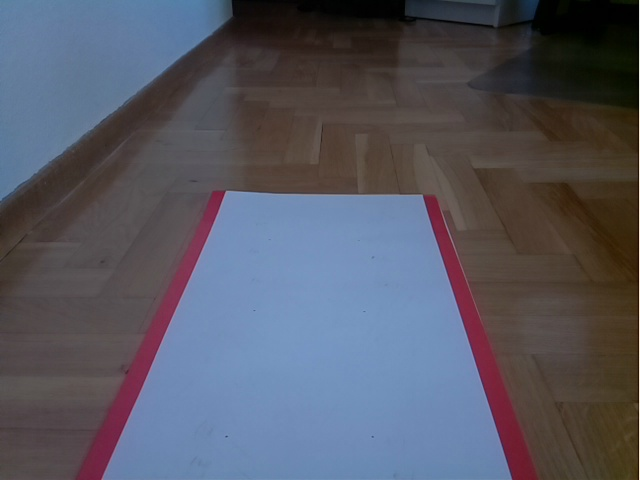
#> input picture pruebas/computer_vision/SelfDrivingVehicle/topic.jpg, 640 x 480 px
$ python -i detection_functions.py   (imports and definitions only)
#> lines starting #> are read from the running program, lines starting #| are printed output that depends on the picture; after the words box and inside, x2 and y2 are one past the last pixel; in counts of white or black regions, pixels touching at a corner belong together
#> further down, picture is the input picture: shape (480, 640, 3); mean B, G, R 99.3, 87.3, 85.7
import math
import numpy as np
import cv2 as cv


# [14 lines left out: function perspective_foto, not called in this run]


def detect_edges(frame):
    """
    En esta funcion detecta los bordes del frame, se le pasa la saturacion usada en el filtro canny
    """
    # Convert the image to grayscale
    gray = cv.cvtColor(frame, cv.COLOR_BGR2GRAY)
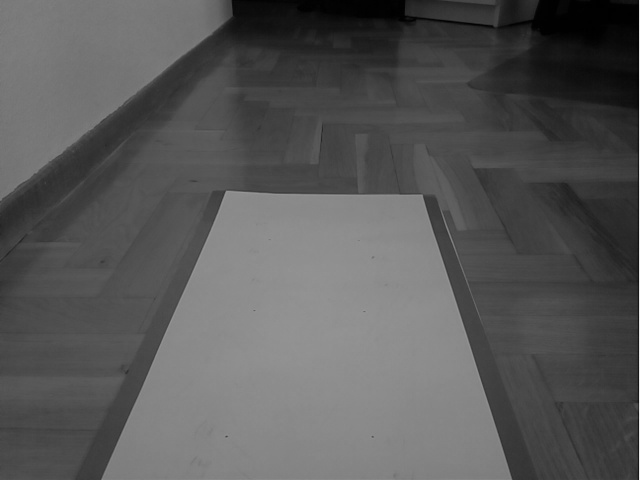
#> gray: shape (480, 640); min 0, max 235, mean 88.2

    # Invert the grayscale image to get black lines on white background
    inverted = cv.bitwise_not(gray)
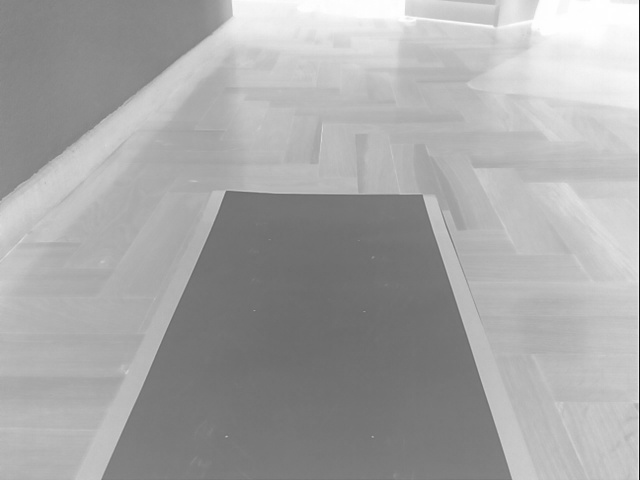
#> inverted: shape (480, 640); min 20, max 255, mean 166.8

    # Apply a threshold to detect white
    _, mask = cv.threshold(inverted, 220, 255, cv.THRESH_BINARY)
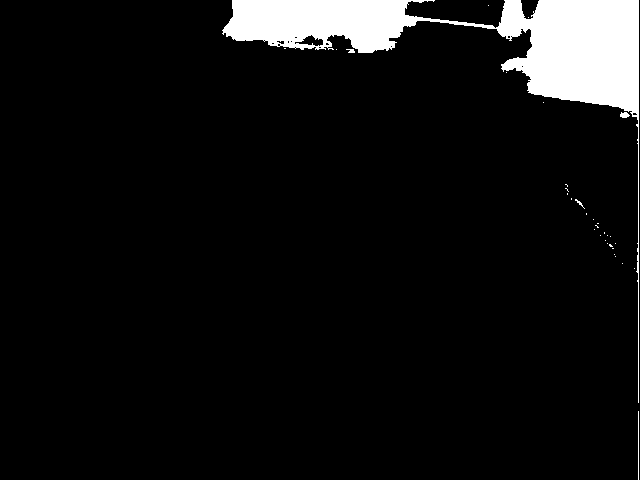
#> mask: shape (480, 640); 6.8% white; 33 white regions (28 under 20 px), largest, box (x1, y1, x2, y2) and area: (222, 0, 639, 403) 20814, (638, 411, 639, 480) 69, (620, 112, 630, 118) 44, (346, 49, 355, 53) 25, (575, 199, 585, 209) 23

    # Apply a blur to reduce noise
    blur = cv.GaussianBlur(mask, (5, 5), 0)

    edges = cv.Canny(blur, 50, 150)
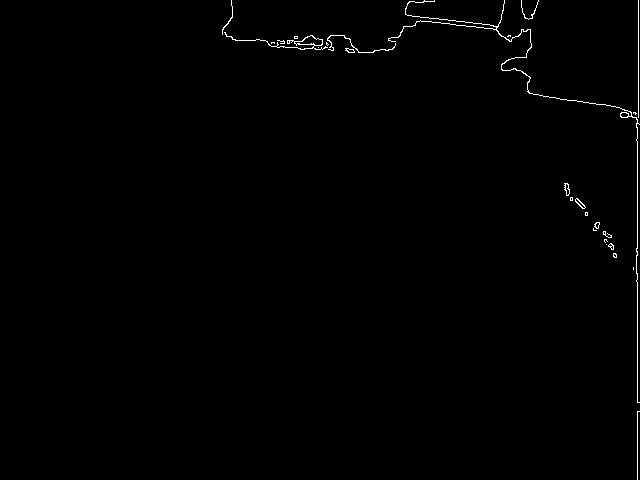
#> edges: shape (480, 640); 0.59% white in thin lines or dots, all inside (x1, y1, x2, y2) = (222, 0, 640, 480)

    return edges


# [118 lines left out: functions detect_line_segments, average_slope_intercept, make_points, display_lines, get_angle, not called in this run]

>>> import cv2
>>> picture = cv2.imread('../../../pruebas/computer_vision/SelfDrivingVehicle/topic.jpg')
>>> result = detect_edges(picture)

$ run again, on pruebas/computer_vision/SelfDrivingVehicle/frame_capturado.jpg
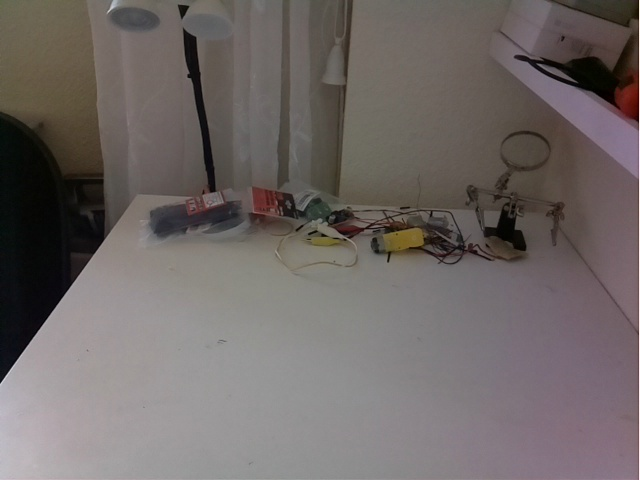
#> input picture pruebas/computer_vision/SelfDrivingVehicle/frame_capturado.jpg, 640 x 480 px
#> picture is the input picture: shape (480, 640, 3); mean B, G, R 101.9, 103.7, 111
#> in detect_edges, `_, mask = cv.threshold(inverted, 220, 255, cv.THRESH_BINARY)`:
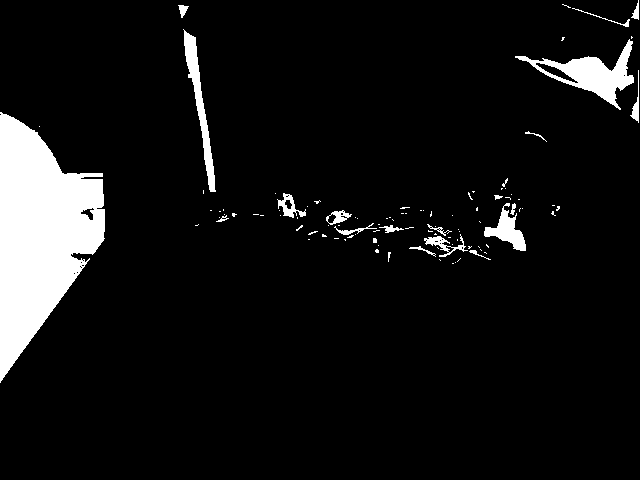
#> mask: shape (480, 640); 7.6% white; 102 white regions (81 under 20 px), largest, box (x1, y1, x2, y2) and area: (0, 112, 105, 383) 16644, (515, 39, 634, 110) 2497, (183, 29, 216, 192) 1340
#> in detect_edges, `edges = cv.Canny(blur, 50, 150)`:
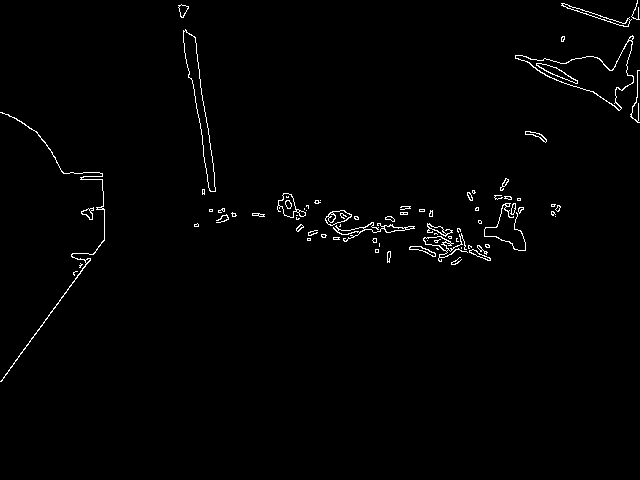
#> edges: shape (480, 640); 1.2% white in thin lines or dots, all inside (x1, y1, x2, y2) = (0, 0, 640, 382)

$ run again, on pruebas/computer_vision/SelfDrivingVehicle/frame_capturado_2.jpg
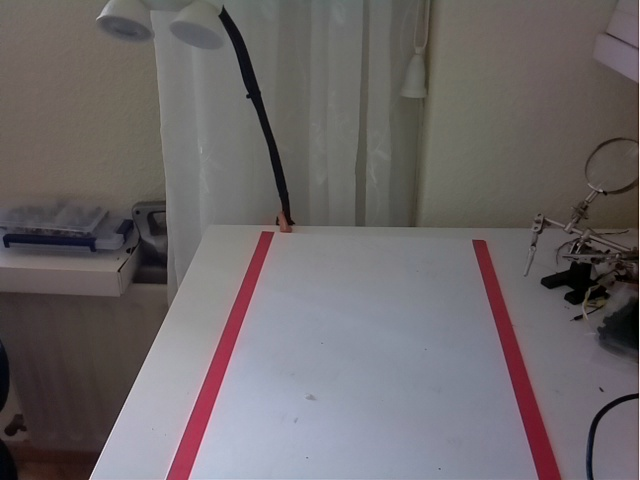
#> input picture pruebas/computer_vision/SelfDrivingVehicle/frame_capturado_2.jpg, 640 x 480 px
#> picture is the input picture: shape (480, 640, 3); mean B, G, R 104.6, 102.9, 108.5
#> in detect_edges, `_, mask = cv.threshold(inverted, 220, 255, cv.THRESH_BINARY)`:
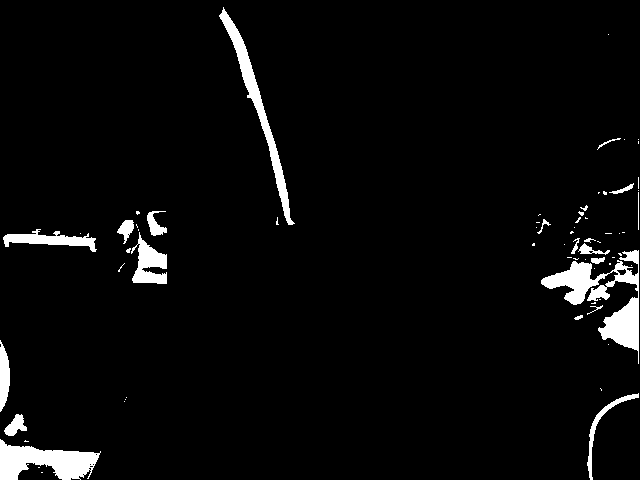
#> mask: shape (480, 640); 4% white; 68 white regions (47 under 20 px), largest, box (x1, y1, x2, y2) and area: (541, 250, 639, 364) 3398, (0, 439, 101, 480) 2381, (219, 7, 295, 225) 2005
#> in detect_edges, `edges = cv.Canny(blur, 50, 150)`:
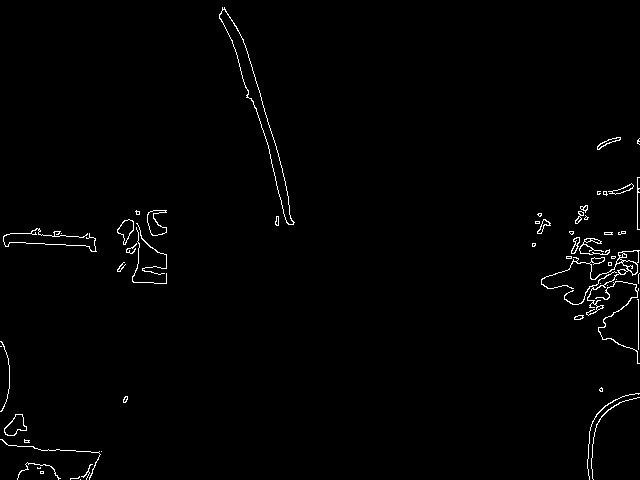
#> edges: shape (480, 640); 1.2% white in thin lines or dots

$ run again, on pruebas/computer_vision/SelfDrivingVehicle/frame_curva_1.jpg
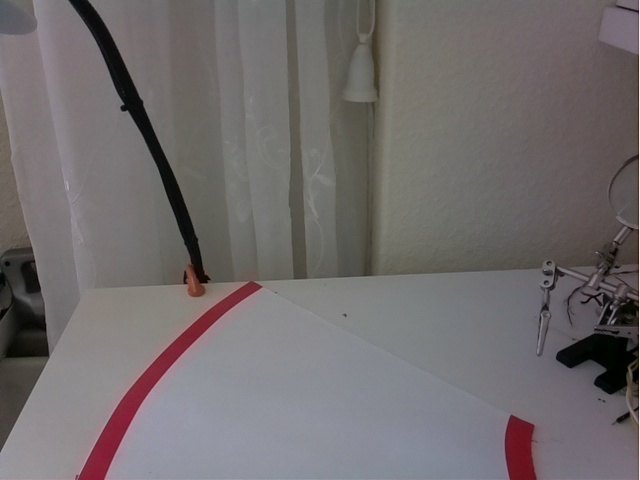
#> input picture pruebas/computer_vision/SelfDrivingVehicle/frame_curva_1.jpg, 640 x 480 px
#> picture is the input picture: shape (480, 640, 3); mean B, G, R 108.9, 108, 113.1
#> in detect_edges, `_, mask = cv.threshold(inverted, 220, 255, cv.THRESH_BINARY)`:
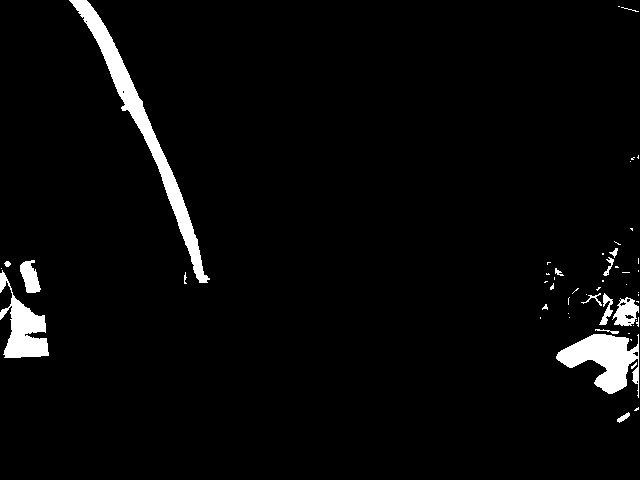
#> mask: shape (480, 640); 3.4% white; 52 white regions (37 under 20 px), largest, box (x1, y1, x2, y2) and area: (69, 0, 210, 283) 4216, (556, 334, 639, 398) 2708, (0, 270, 49, 358) 1959
#> in detect_edges, `edges = cv.Canny(blur, 50, 150)`:
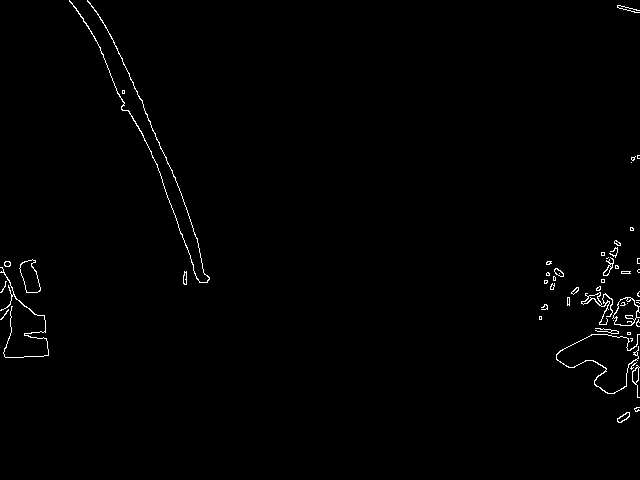
#> edges: shape (480, 640); 0.84% white in thin lines or dots, all inside (x1, y1, x2, y2) = (0, 0, 640, 423)
